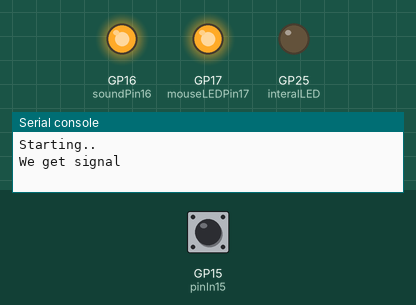
Recording of a program running on a simulated Raspberry Pi Pico running MicroPython. Parts: output pins drawn as LEDs (lit = HIGH), the last lines printed to the serial console. Inputs (shaded band) come from the test bench; at power-on: GP15 (pinIn15) HIGH.

Above: at 1.2 s.
1.3 s: GP15 (pinIn15) pulled LOW for 3 s
At 1.8 s:
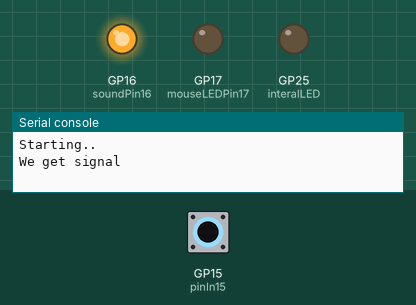
At 3.8 s:
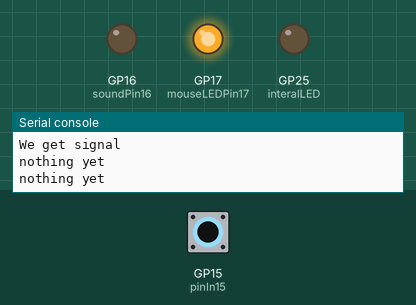
Timing chart, 0 to 11.8 s (numbered marks = the images above; inputs shaded):
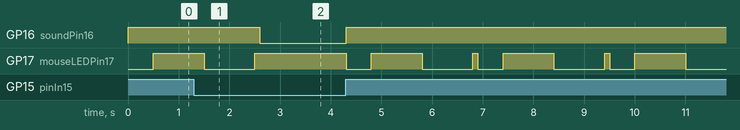

Measured:
- after the input at 1.3 s, GP16 (soundPin16): HIGH → LOW after 1.3 s, → HIGH 1.7 s later

The program:

inout.py
```python
# An emotional mouse code
from machine import Pin
import time

# sets up internal LED on pico
interalLED = Pin("LED", machine.Pin.OUT)

# Setup of GPIO Pins
pinIn15 = Pin(15, Pin.IN,Pin.PULL_UP) # sensor pin
soundPin16 = Pin(16, Pin.OUT) # output pin for relay control of Sound Board
mouseLEDPin17 = Pin(17, Pin.OUT) # output pin led that controls mouse

# initialize counter for later
i=0

print("Starting..")

# Turn on mouse motion tracking LED (The one that's normally on the mouse)
mouseLEDPin17.on()

while True:

    # if we see an input signal on Pin15...
    if pinIn15.value():
        # interalLED.on() # turn on the interal LED (debugging)
        print("We get signal")
        soundPin16.on() # turns on output Pin16 to trigger relay-> soundboard

        # turn off/on the mouse for a bit to punish user for being too rough
        mouseLEDPin17.off()
        time.sleep(0.5)
        mouseLEDPin17.on()
        time.sleep(1)
        mouseLEDPin17.off()
        time.sleep(1)
        mouseLEDPin17.on()

    else:
        # interalLED.off()  (debugging)
        soundPin16.off() # turns off output Pin16 to stop playing sound

        # print "nothing yet" every 10 cycles to confirm program still running
        i=i+1
        if i%10 == 1:
            print("nothing yet")

    #tick interval
    time.sleep(0.1)


"""
Raspberry Pi Pico
   _______
 __[     ]__
[  [MICRO]  ]
[  [ USB ]  ]
[  [_____]  ]
[           ]
[ 0    VBUS ]            Fantastic GPIO Pins and where to find them
[ 1    VSYS ]
[ GND  GND  ]       <----   GND is 3rd pin down from top right near USB
[ 2    3V3  ] (EN)
[ 3    3v3  ] (OUT) <----   +3V is 5th pin down from top right near USB
[ 4    REF  ] (ADC_VREF)
[ 5    28   ] (ADC2) <----  Analogue Input is 7th pin down from top right near USB
[ GND  GND  ] (AGND)
[ 6    27   ] (ADC1)
[ 7    26   ] (ADC0)
[ 8    RUN  ]
[ 9    22   ]
[ GND  GND  ]
[ 10   21   ]
[ 11   20   ]
[ 12   19   ]
[ 13   18   ]
[ GND  GND  ] <----   GND is 3rd pin up on the right from the bottom of the Pico, either side.
[ 14   17   ]
[ 15   16   ] <----   GPIO16 is last pin down from top right near USB
[   o o o   ]
 -----------
"""
```
